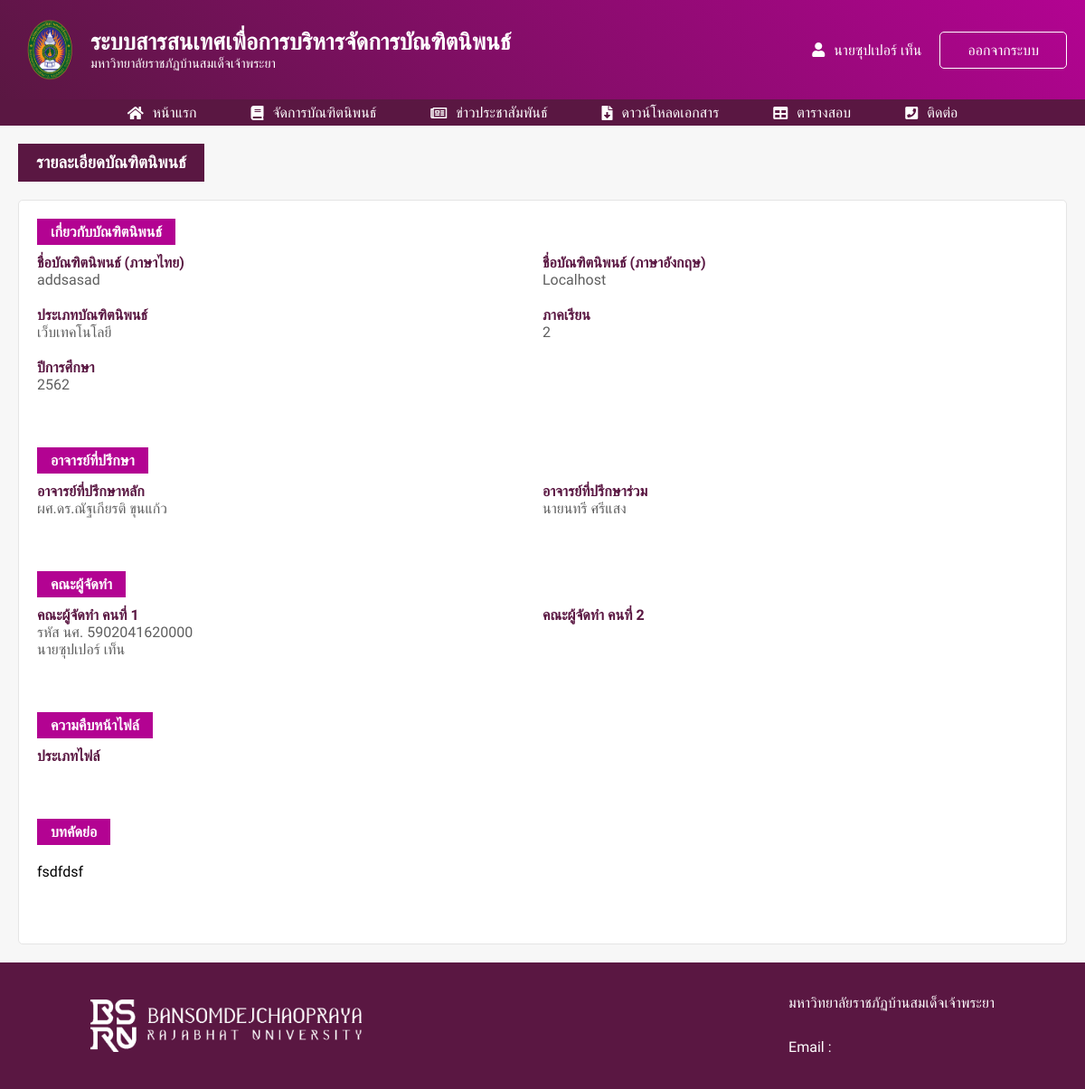
Screenshot of /researchDetail.php?student_id=6&research_id=1 (signed in) with the database file from the repository.
### tables this page shows
CREATE TABLE `student` (
  `student_id` int(10) NOT NULL,
  `tname` varchar(20) NOT NULL,
  `fname` varchar(100) NOT NULL,
  `lname` varchar(100) NOT NULL,
  `class` varchar(20) DEFAULT NULL,
  `field` varchar(200) DEFAULT NULL,
  `faculty` varchar(200) DEFAULT NULL,
  `email` varchar(60) NOT NULL,
  `tel` varchar(20) NOT NULL,
  `student_card` varchar(15) NOT NULL,
  `username` varchar(50) NOT NULL,
  `password` varchar(100) NOT NULL,
  `dateofbirth` varchar(20) NOT NULL,
  `status` int(1) NOT NULL,
  `research_id` int(10) NOT NULL,
  `create_up` varchar(20) NOT NULL
);

CREATE TABLE `research` (
  `research_id` int(6) NOT NULL,
  `name_th` varchar(400) NOT NULL,
  `name_eng` varchar(400) NOT NULL,
  `look` varchar(100) DEFAULT NULL,
  `types` varchar(100) NOT NULL,
  `term` varchar(5) NOT NULL,
  `year` varchar(10) NOT NULL,
  `personal_main` int(6) NOT NULL,
  `personal_sup` int(6) NOT NULL,
  `student_one` varchar(200) NOT NULL,
  `student_two` varchar(200) DEFAULT NULL,
  `abstract` varchar(1000) NOT NULL,
  `file1` varchar(200) DEFAULT NULL,
  `file2` varchar(200) DEFAULT NULL,
  `file3` varchar(200) DEFAULT NULL,
  `file4` varchar(200) DEFAULT NULL,
  `status1` int(1) NOT NULL,
  `status2` int(1) NOT NULL,
  `status3` int(1) NOT NULL,
  `status4` int(1) NOT NULL,
  `create_up` text NOT NULL,
  `update_up` text NOT NULL
);

CREATE TABLE `personal` (
  `personal_id` int(5) NOT NULL,
  `tname` varchar(10) NOT NULL,
  `fname` varchar(100) NOT NULL,
  `lname` varchar(100) NOT NULL,
  `email` varchar(100) NOT NULL,
  `tel` varchar(20) NOT NULL,
  `username` varchar(50) NOT NULL,
  `password` varchar(100) NOT NULL,
  `dateofbirth` varchar(20) NOT NULL,
  `status` int(1) NOT NULL,
  `create_up` varchar(20) NOT NULL
);

### researchDetail.php (the view, shortened to what this page needs)
<!DOCTYPE html>
<html lang="en">
  <head>
    <?php include('root.php'); ?>
    <?php include('import.php'); ?>
  </head>
  <body>
  <?php
        if(isset($_REQUEST['student_id'])){
            include('student_navbarLogin.php');
        }
    ?>
<?php
    $stmt = $pdo->query("select * from research where research_id = ".$_REQUEST['research_id']." ");
    while($row = $stmt->fetch(PDO::FETCH_ASSOC)){
  ?>
    <section class="container">
        <div class="txt-header-manage">
            <h3 class="text-header">รายละเอียดบัณฑิตนิพนธ์</h3>
        </div>
        <div class="card-column">
            <h4 class="header-manage-research">เกี่ยวกับบัณฑิตนิพนธ์</h4>
            <div class="form-control-row">
                <div class="form-control-detail">
                    <h4>ชื่อบัณฑิตนิพนธ์ (ภาษาไทย)</h4>
                    <p><?php echo $row['name_th'] ; ?></p>
                </div>
                <div class="form-control-detail">
                    <h4>ชื่อบัณฑิตนิพนธ์ (ภาษาอังกฤษ)</h4>
                    <p> <?php echo $row['name_eng'] ; ?></p>
                </div>
            </div>
            <div class="form-control-row">
                <div class="form-control-detail">
                    <h4>ประเภทบัณฑิตนิพนธ์</h4>
                    <p><?php echo $row['types'] ; ?></p>
                </div>
                <div class="form-control-detail">
                    <h4>ภาคเรียน</h4>
                    <p><?php echo $row['term'] ; ?></p>
                </div>
            </div>
            <div class="form-control-row">
                <div class="form-control-detail">
                    <h4>ปีการศึกษา</h4>
                    <p><?php echo $row['year'] ; ?></p>
                </div>
            </div>
            <h4 class="mt-50 header-manage-research">อาจารย์ที่ปรึกษา</h4>
            <div class="form-control-row">
                <div class="form-control-detail">
                    <h4>อาจารย์ที่ปรึกษาหลัก</h4>
                    <?php
    $stmt2 = $pdo->query("select * from personal where personal_id = ".$row['personal_main']." ");
    while($row2 = $stmt2->fetch(PDO::FETCH_ASSOC)){
    ?>
                    <p><?php echo $row2['tname'] ?><?php echo $row2['fname'] ?> <?php echo $row2['lname'] ?></p>
                    <?php
            }
    ?>
                </div>
                <div class="form-control-detail">
                    <h4>อาจารย์ที่ปรึกษาร่วม</h4>
                    <?php
    $stmt2 = $pdo->query("select * from personal where personal_id = ".$row['personal_sup']." ");
    while($row2 = $stmt2->fetch(PDO::FETCH_ASSOC)){
    ?>
                    <p><?php echo $row2['tname'] ?><?php echo $row2['fname'] ?> <?php echo $row2['lname'] ?></p>
                    <?php
            }
    ?>
                </div>
            </div>
            <h4 class="mt-50 header-manage-research">คณะผู้จัดทำ</h4>
            <div class="form-control-row">
                <div class="form-control-detail">
                    <h4>คณะผู้จัดทำ คนที่ 1</h4>
                    <?php
    $flag = 0 ;
    $stmt2 = $pdo->query("select * from student ");
    while($row2 = $stmt2->fetch(PDO::FETCH_ASSOC)){
        if($flag == 0){
        $fullname = $row2['tname'].$row2['fname']." ".$row2['lname'] ;
        if ($fullname == $row['student_one']){
    ?>
            <p>รหัส นศ. <?php echo $row2['student_card'] ; ?></p>
    <?php
            $flag = 1 ;
        }
        }
    }
    ?>
                    <p><?php echo $row['student_one'] ; ?></p>
                </div>
                <div class="form-control-detail">
                    <h4>คณะผู้จัดทำ คนที่ 2</h4>
                </div>
            </div>
                    <?php
                    if((isset($_REQUEST['student_id'])) || (isset($_REQUEST['personal_id']))){
                        ?>
                         <h4 class="mt-50 header-manage-research">ความคืบหน้าไฟล์</h4>
            <div class="form-control-row">
                <div class="form-control-detail">
                    <h4>ประเภทไฟล์</h4>
                      </div>
            </div>
                    <?php
                }
                    ?>
            <h4 class="mt-50 header-manage-research">บทคัดย่อ</h4>
            <p style="margin-top: 20px;"><?php echo $row['abstract'] ; ?></p>
        </div>
    </section>
    <?php
    }
  ?>
  <?php include('footer.php'); ?>
  </body>
</html>

### student_navbarLogin.php (shortened to what this page needs)
  <?php
    $stmt = $pdo->query("select * from student where student_id = ".$_REQUEST['student_id']." ");
    while($row = $stmt->fetch(PDO::FETCH_ASSOC)){
  ?>
<nav>
    <div class="nav-container">
        <a href="index.php?student_id=<?php echo $row['student_id'] ; ?>" class="nav-logo">
            <div class="nav-logo-img">
                <img src="img/logo-main.png" />
            </div>
            <div class="nav-logo-title">
                <p>ระบบสารสนเทศเพื่อการบริหารจัดการบัณฑิตนิพนธ์</p>
                <p>มหาวิทยาลัยราชภัฏบ้านสมเด็จเจ้าพระยา</p>
            </div>
        </a>
        <div class="nav-login">
            <a href="student_profile.php?student_id=<?php echo $row['student_id'] ; ?>" class="user-has-login"><i class="fas fa-user"></i><?php echo $row['tname'] ; ?><?php echo $row['fname'] ; ?> <?php echo $row['lname'] ; ?></a>
            <a onclick="logout()" class="btn btn-login">ออกจากระบบ</a>
        </div>
    </div>
</nav>
<section class="nav-menu">
    <ul class="nav-menu-container">
        <li>
            <a href="index.php?student_id=<?php echo $row['student_id'] ; ?>"><i class="fas fa-home"></i> หน้าแรก</a>
        </li>
        <li>
            <a href="student_research.php?student_id=<?php echo $row['student_id'] ; ?>"><i class="fas fa-book"></i> จัดการบัณฑิตนิพนธ์</a>
        </li>
        <li>
            <a href="news.php?student_id=<?php echo $row['student_id'] ; ?>"><i class="far fa-newspaper"></i> ข่าวประชาสัมพันธ์</a>
        </li>
        <li>
            <a href="paper.php?student_id=<?php echo $row['student_id'] ; ?>"><i class="fas fa-file-download"></i> ดาวน์โหลดเอกสาร</a>
        </li>
        <li>
            <a href="exam.php?student_id=<?php echo $row['student_id'] ; ?>"><i class="fas fa-table"></i> ตารางสอบ</a>
        </li>
        <li>
            <a href="contact.php?student_id=<?php echo $row['student_id'] ; ?>"><i class="fas fa-phone-square"></i> ติดต่อ</a>
        </li>
    </ul>
</section>
<?php
   }
  ?>

### css/style.css (style rules this page uses)
* { margin: 0; padding: 0; box-sizing: border-box; font-family: 'Prompt', sans-serif; text-decoration: none; }
:root { --color-primary: #5a1742; --color-sub: #b30392; --color-light: #fff; --danger: #EA2027; --warning: #FFC312; --success: #1abc9c; --info: #3498db; }
.btn { display: flex; justify-content: center; align-items: center; border: none; font-size: 1rem; border-radius: 5px; transition: .3s ease; cursor: pointer; padding: 10px 20px; text-align: center; }
.container { max-width: 1200px; margin: 0 auto; padding: 20px; min-height: 80vh; }
body { background: #f7f7f7; }
nav { width: 100%; padding: 20px 0; background: linear-gradient(45deg, var(--color-primary), var(--color-sub)); }
.nav-container { display: flex; justify-content: space-between; align-items: center; max-width: 1200px; margin: 0 auto; padding: 0 20px; }
.nav-logo { display: flex; align-items: center; }
.nav-logo-img { width: 70px; height: 70px; margin-right: 10px; }
.nav-logo-img img { width: 100%; height: 100%; object-fit: contain; }
.nav-logo-title p { color: var(--color-light); }
.nav-logo-title p:first-child { font-size: 1.6rem; font-weight: 600; }
.nav-logo-title p:last-child { font-size: .9rem; font-weight: 300; }
.nav-login { display: flex; align-items: center; }
.user-has-login { color: var(--color-light); margin-right: 20px; }
.user-has-login i { margin-right: 10px; }
.btn-login { color: var(--color-light); border: 1px solid var(--color-light); padding: 10px 30px; }
.nav-menu { width: 100%; background: var(--color-primary); position: sticky; }
.nav-menu-container { max-width: 1200px; margin: 0 auto; display: flex; justify-content: center; }
.nav-menu-container li { list-style: none; }
.nav-menu-container li a { display: flex; justify-content: center; align-items: center; color: var(--color-light); padding: 5px 20px; margin: 0 10px; transition: .3s ease; }
.nav-menu-container li a i { margin-right: 10px; }
.text-header { color: var(--color-light); background: var(--color-primary); width: fit-content; padding: 10px 20px; margin-bottom: 20px; }
.txt-header-manage { width: 100%; display: flex; justify-content: space-between; align-items: center; }
.card-column { width: 100%; background: #fff; border: 1px solid #e5e5e5; padding: 20px; border-radius: 5px; }
.header-manage-research { font-weight: 600; color: var(--color-light); background: var(--color-sub); width: fit-content; padding: 5px 15px; }
.mt-50 { margin-top: 50px; }
.form-control-row { width: 100%; display: flex; }
.form-control-detail { width: 50%; display: flex; flex-direction: column; margin: 10px 0; padding: 0 20px 0 0; }
.form-control-detail h4 { font-weight: 600; color: var(--color-primary); }
.form-control-detail p { font-weight: 400; color: #5f5f5f; }

### rows the page displays
student: tname "นาย", fname "ซุปเปอร์", lname "เท็น", student_card "5902041620000"
research: name_th "addsasad", name_eng "Localhost", types "เว็บเทคโนโลยี", term "2", year "2562", student_one "นายซุปเปอร์ เท็น", abstract "fsdfdsf"
personal: tname "ผศ.ดร.", fname "ณัฐเกียรติ", lname "ขุนแก้ว"
personal: tname "นาย", fname "นทรี", lname "ศรีแสง"
